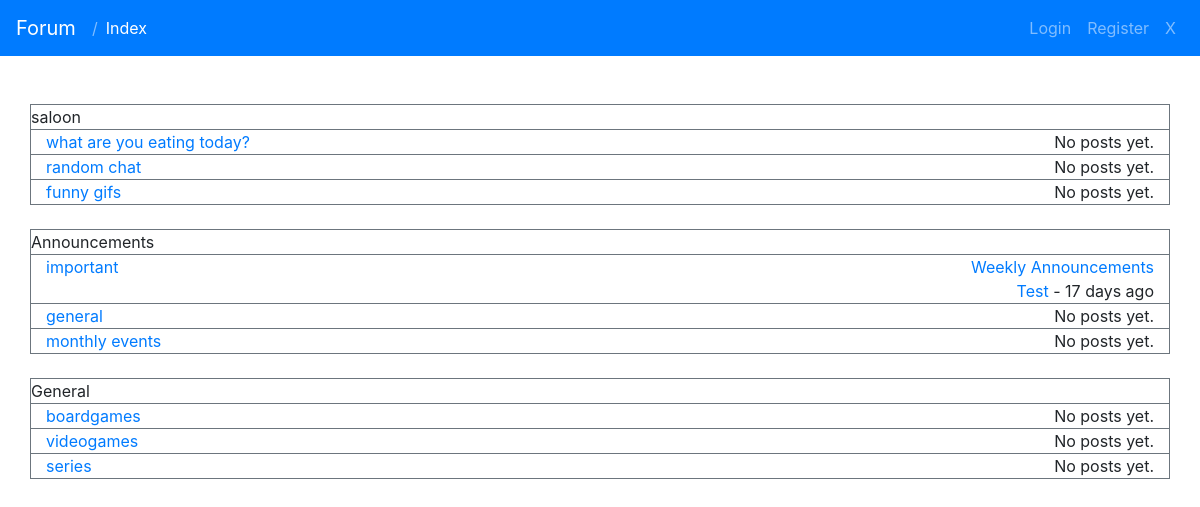
Before: / with the older database file.
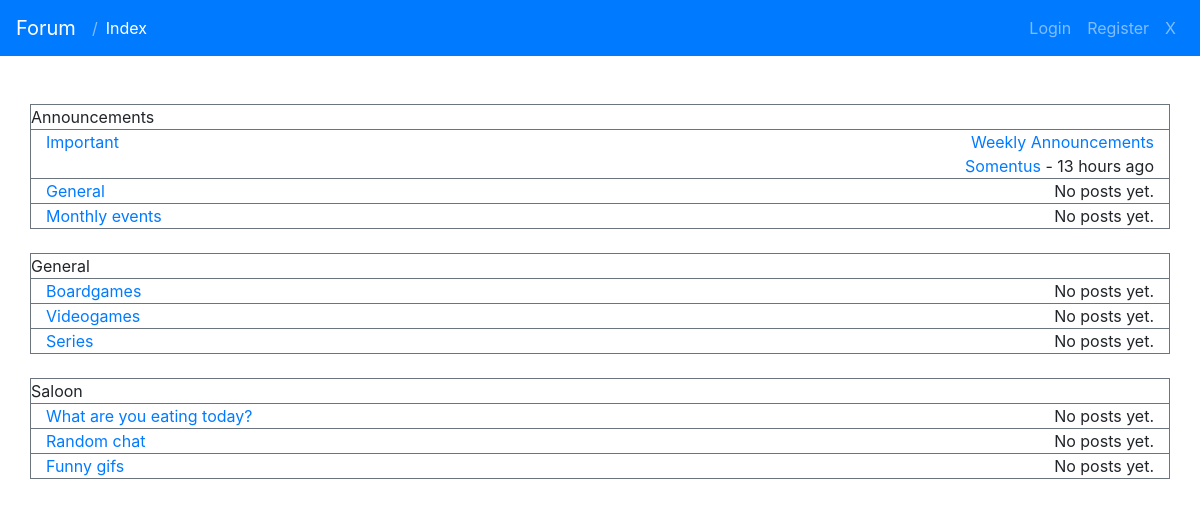
After: the same page with the newer database file.
### tables this page shows
CREATE TABLE `categories` (
  `id` int(11) NOT NULL,
  `name` varchar(64) NOT NULL,
  `priority` int(11) NOT NULL,
  `created_at` timestamp NOT NULL DEFAULT CURRENT_TIMESTAMP,
  `updated_at` timestamp NOT NULL DEFAULT CURRENT_TIMESTAMP ON UPDATE CURRENT_TIMESTAMP
);

CREATE TABLE `forums` (
  `id` int(11) NOT NULL,
  `name` varchar(64) NOT NULL,
  `category_id` int(11) NOT NULL,
  `is_subforum` tinyint(1) NOT NULL DEFAULT '0',
  `priority` int(11) NOT NULL DEFAULT '0',
  `created_at` timestamp NOT NULL DEFAULT CURRENT_TIMESTAMP,
  `updated_at` timestamp NOT NULL DEFAULT CURRENT_TIMESTAMP ON UPDATE CURRENT_TIMESTAMP
);

CREATE TABLE `topics` (
  `id` int(11) NOT NULL,
  `title` varchar(64) NOT NULL,
  `forum_id` int(11) NOT NULL,
  `user_id` int(11) NOT NULL,
  `pinned` tinyint(1) NOT NULL DEFAULT '0',
  `created_at` timestamp NOT NULL DEFAULT CURRENT_TIMESTAMP,
  `updated_at` timestamp NOT NULL DEFAULT CURRENT_TIMESTAMP ON UPDATE CURRENT_TIMESTAMP
);

CREATE TABLE `users` (
  `id` int(11) NOT NULL,
  `username` varchar(64) NOT NULL,
  `email` varchar(254) NOT NULL,
  `password` varchar(256) NOT NULL,
  `is_admin` tinyint(1) NOT NULL DEFAULT '0',
  `created_at` date NOT NULL,
  `updated_at` date NOT NULL
);

CREATE TABLE `posts` (
  `id` int(11) NOT NULL,
  `body` varchar(512) NOT NULL,
  `user_id` int(11) NOT NULL,
  `topic_id` int(11) NOT NULL,
  `created_at` timestamp NOT NULL DEFAULT CURRENT_TIMESTAMP,
  `updated_at` timestamp NOT NULL DEFAULT CURRENT_TIMESTAMP ON UPDATE CURRENT_TIMESTAMP
);

### includes/DB.php (called while the page is built, shortened)
<?php
function query($pdo, $query, $params = array()) {
	$statement = $pdo->prepare($query);
	$statement->execute($params);
	$data = $statement->fetchAll();
	return $data;
}
?>

### includes/codes.php (the view, shortened to what the changed rows need)
<?php
function location($pdo) {
    $location = basename($_SERVER['PHP_SELF']);
    $currentFile = explode('.', $location)[0];
    switch($currentFile) {
        default:
            $currentFileCapitalised = ucfirst($currentFile);
            $objectNames = [$currentFileCapitalised];
            $urls = [$location];
            break;
    }
    $return = [$objectNames, $urls];
    return $return;
}
function navbar($pdo) {
    $location = location($pdo);
    $currentLocation = $location[0];
    $currentLocationFiles = $location[1];
    $locationSteps = count($currentLocation);
    echo '
    <nav class="navbar sticky-top navbar-expand-lg navbar-dark bg-primary">
        <a class="navbar-brand" href="index.php">Forum</a>
        <button class="navbar-toggler" type="button" data-toggle="collapse" data-target="#navbarSupportedContent" aria-controls="navbarSupportedContent" aria-expanded="false" aria-label="Toggle navigation">
        <span class="navbar-toggler-icon"></span>
        </button>
        <div class="collapse navbar-collapse" id="navbarSupportedContent">
            <ul class="navbar-nav mr-auto">
            ';
    if(isLoggedIn(true)) {
    	echo '
    		<span class="navbar-text">|</span>
    		<li class="nav-item';
			if($currentLocation[0] == "Categories") {
				echo ' active';
			}
    		echo '" >
    			<a class="nav-link" href="./categories.php">Categories</a>
			</li>
			<span class="navbar-text">|</span>
			<li class="nav-item';
			if($currentLocation[0] == "Forums") {
				echo ' active';
			}
			echo '" >
				<a class="nav-link" href="./forums.php">Forums</a>
			</li>
		';
    } else {
	    for($i = 0; $i < $locationSteps; $i++) {
	        echo '
	            <span class="navbar-text">/</span>
	            <li class="nav-item';
	        if($i == $locationSteps - 1) {
	            echo ' active';
	        }
	        echo '"><a class="nav-link" href="'.$currentLocationFiles[$i].'">'.$currentLocation[$i].'
	                </a>
	            </li>
	        ';
	    }
    }
    echo '</ul>';
    echo '<ul class="navbar-nav ml-auto">';
    echo '
            </ul>
        </div>
    </nav>
    ';
}
function portal($errors) {
	echo '
	<div id="errors">';
  	echo '
  	</div>
	<div id="portal" class="portal" style="display:none;">
		<form action="index.php" method="POST">
			<div id="username" style="display:none">
				<h3>Username:</h3>
				<input id="usernameField" type="text" name="username" />
			</div>
			<h3>Email:</h3>
			<input type="email" name="email" required/>
			<br />
			<h3>Password:</h3>
			<input type="password" name="password" required/>
			<br />
			<br />
			<input id="submit" type="submit" name="login" value="Login" class="btn btn-primary" />
			<br />
		</form>
	</div>
	<br />
	';
}
function body($pdo) {
	$categories = query($pdo, "SELECT * FROM categories ORDER BY priority DESC");
	foreach($categories as $category) {
		echo "<div class='row border border-secondary'>";
			echo $category['name'];
			$forums = query($pdo, "SELECT * FROM forums WHERE category_id = :category_id", ['category_id' => $category['id']]);
			foreach($forums as $forum) {
				echo "
					<div class='col-md-12'>
						<div class='row border border-secondary border-left-0 border-right-0 border-bottom-0' >
							<div class='col-md-6'>
								<a href='forum.php?id=".$forum['id']."''>".$forum['name']."</a>
							</div>
							<div class='col-md-6'>";
				$lastPost = lastPost($pdo, $forum['id']);
				echo "<span class='float-right'>";
				if(!empty($lastPost)) {
					$lastPostUser = query($pdo, "SELECT * FROM users WHERE id = :user_id", ['user_id' => $lastPost['user_id']])[0];
					$lastPostTopic = query($pdo, "SELECT * FROM topics WHERE id = :topic_id", ['topic_id' => $lastPost['topic_id']])[0];
					echo "
									<span class='float-right'>
										<a href='topic.php?id=".$lastPostTopic['id']."'>".$lastPostTopic['title']."</a>
									</span>
									<br/>
									<span class='float-right'>
										<a href='user.php?id=".$lastPostUser['id']."'>".$lastPostUser['username']."</a> - ".parseTimeSinceTimestamp($lastPost['created_at'])."
									</span>";
				} else {
					echo "
									No posts yet.
					";
				}
				echo "
								</span>
							</div>
						</div>
					</div>";
			}
		echo "
			</div>
			<br />";
	}
}
function parseTimeSinceTimestamp($timestamp) {
	$timePast = strtotime($timestamp);
	$date = new DateTime();
	$date->setTimestamp($timePast);
	$interval = $date->diff(new DateTime('now'));
	$years = $interval->format('%y');
	$months = $interval->format('%m');
	$days = $interval->format('%d');
	$hours = $interval->format('%h');
	$minutes = $interval->format('%i');
	if($years > 0) {
		if($years == 1) {
			return $years." year ago";
		} else {
			return $years." years ago";
		}
	} else if($months > 0) {
		if($months == 1) {
			return $months." month ago";
		} else {
			return $months." months ago";
		}
	} else if($days > 0) {
		if($days == 1) {
			return $days." day ago";
		} else {
			return $days." days ago";
		}
	} else if($hours > 0){
		if($hours == 1) {
			return $hours." hour ago";
		} else {
			return $hours." hours ago";
		}
	} else if($minutes >= 5) {
		return $minutes." minutes ago";
	} else {
		return "just now";
	}
}
function lastPost($pdo, $forumId) {
	$lastPostId = query($pdo, "SELECT MAX(id) FROM posts WHERE topic_id IN (SELECT id FROM topics WHERE forum_id = :forum_id)", ['forum_id' => $forumId])[0]['MAX(id)'];
	$lastPost = query($pdo, "SELECT * FROM posts WHERE id = :id", ['id' => $lastPostId]);
	if(!empty($lastPost) ) {
		return $lastPost[0];
	} else {
		return 0;
	}
}
function isLoggedIn($admin = false) {
	if(isset($_SESSION['loggedin']) && $_SESSION['loggedin'] == true && isset($_SESSION['id'])) {
		if($admin == true) {
			if(isset($_SESSION['is_admin']) && $_SESSION['is_admin'] == true) {
				return 1;
			} else {
				return 0;
			}
		} else {
			return 1;
		}
	} else {
		return 0;
	}
}

Changed rows visible on the page:
changed forums "Weekly Announcements": name "important" → "Important"; users.username "Test" → "Somentus"; posts.created_at "17 days ago" → "13 hours ago"
changed forums: name "general" → "General"
changed forums: name "monthly events" → "Monthly events"
changed forums: name "boardgames" → "Boardgames"
changed forums: name "videogames" → "Videogames"
changed forums: name "series" → "Series"
changed categories: name "saloon" → "Saloon"; moves down the list
changed forums: name "what are you eating today?" → "What are you eating today?"
changed forums: name "random chat" → "Random chat"
changed forums: name "funny gifs" → "Funny gifs"
